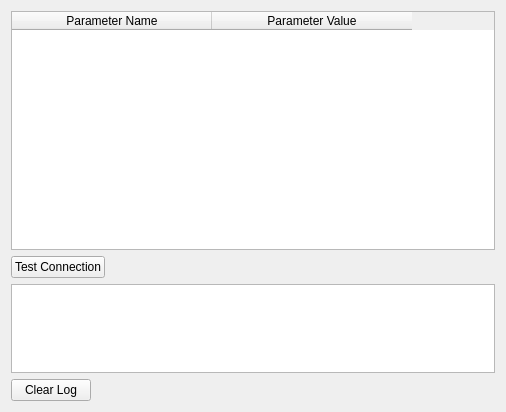
<?xml version="1.0" encoding="UTF-8"?>
<ui version="4.0">
 <class>Form</class>
 <widget class="QWidget" name="Form">
  <property name="geometry">
   <rect>
    <x>0</x>
    <y>0</y>
    <width>506</width>
    <height>412</height>
   </rect>
  </property>
  <property name="windowTitle">
   <string>DB Configuration</string>
  </property>
  <layout class="QVBoxLayout" name="verticalLayout" stretch="8,1,3,1">
   <item>
    <widget class="QTableWidget" name="table_dbcfg">
     <attribute name="horizontalHeaderVisible">
      <bool>true</bool>
     </attribute>
     <attribute name="horizontalHeaderDefaultSectionSize">
      <number>200</number>
     </attribute>
     <column>
      <property name="text">
       <string>Parameter Name</string>
      </property>
     </column>
     <column>
      <property name="text">
       <string>Parameter Value</string>
      </property>
     </column>
    </widget>
   </item>
   <item>
    <layout class="QHBoxLayout" name="horizontalLayout">
     <item>
      <widget class="QPushButton" name="btn_testConnection">
       <property name="sizePolicy">
        <sizepolicy hsizetype="Fixed" vsizetype="Fixed">
         <horstretch>0</horstretch>
         <verstretch>0</verstretch>
        </sizepolicy>
       </property>
       <property name="text">
        <string>Test Connection</string>
       </property>
      </widget>
     </item>
     <item>
      <spacer name="horizontalSpacer">
       <property name="orientation">
        <enum>Qt::Horizontal</enum>
       </property>
       <property name="sizeHint" stdset="0">
        <size>
         <width>40</width>
         <height>20</height>
        </size>
       </property>
      </spacer>
     </item>
    </layout>
   </item>
   <item>
    <widget class="QTextBrowser" name="text_dbparamlog"/>
   </item>
   <item>
    <widget class="QPushButton" name="btn_clearLog">
     <property name="sizePolicy">
      <sizepolicy hsizetype="Fixed" vsizetype="Fixed">
       <horstretch>0</horstretch>
       <verstretch>0</verstretch>
      </sizepolicy>
     </property>
     <property name="text">
      <string>Clear Log</string>
     </property>
    </widget>
   </item>
  </layout>
 </widget>
 <resources/>
 <connections/>
</ui>
